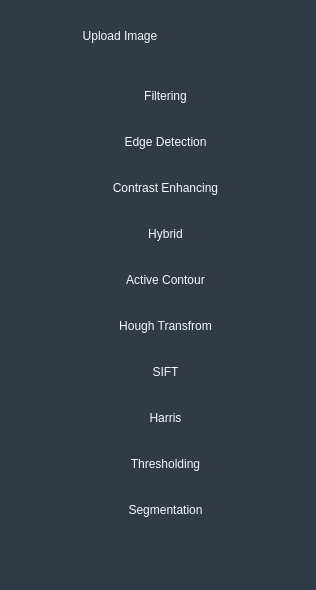
     <widget class="QWidget" name="full_menu_widget" native="true">
      <property name="styleSheet">
       <string notr="true">background-color: rgb(49, 58, 70);

border-radius: 5px;</string>
      </property>
      <layout class="QGridLayout" name="gridLayout_51">
       <item row="0" column="0">
        <widget class="QFrame" name="upload_image_frame">
         <property name="maximumSize">
          <size>
           <width>400</width>
           <height>70</height>
          </size>
         </property>
         <property name="styleSheet">
          <string notr="true">background-color: transparent;
border-radius:5px;</string>
         </property>
         <property name="frameShape">
          <enum>QFrame::StyledPanel</enum>
         </property>
         <property name="frameShadow">
          <enum>QFrame::Raised</enum>
         </property>
         <layout class="QGridLayout" name="gridLayout_9">
          <item row="0" column="1">
           <widget class="QFrame" name="frame_5">
            <property name="minimumSize">
             <size>
              <width>70</width>
              <height>0</height>
             </size>
            </property>
            <property name="maximumSize">
             <size>
              <width>100</width>
              <height>16777215</height>
             </size>
            </property>
            <property name="styleSheet">
             <string notr="true">border : none;
border-radius: 3px;
text-align: center;
color: rgb(120, 133, 150);
 font: 900 10pt;

QFrame QPushButton:hover{
	background-color: rgba(86, 101, 115, 0.5);
}</string>
            </property>
            <property name="frameShape">
             <enum>QFrame::StyledPanel</enum>
            </property>
            <property name="frameShadow">
             <enum>QFrame::Raised</enum>
            </property>
            <layout class="QGridLayout" name="gridLayout_6">
             <item row="0" column="0">
              <widget class="QPushButton" name="pushButton">
               <property name="maximumSize">
                <size>
                 <width>16777215</width>
                 <height>100</height>
                </size>
               </property>
               <property name="styleSheet">
                <string notr="true">QPushButton{
border : none;
border-radius: 3px;
text-align: center;
color: rgb(120, 133, 150);
 font: 900 10pt;
}

QPushButton:hover{
	background-color: rgba(86, 101, 115, 0.5);
}</string>
               </property>
               <property name="text">
                <string/>
               </property>
               <property name="icon">
                <iconset>
                 <normaloff>:/Icons/close.png</normaloff>:/Icons/close.png</iconset>
               </property>
               <property name="iconSize">
                <size>
                 <width>25</width>
                 <height>25</height>
                </size>
               </property>
              </widget>
             </item>
            </layout>
           </widget>
          </item>
          <item row="0" column="0">
           <widget class="QFrame" name="frame_4">
            <property name="minimumSize">
             <size>
              <width>200</width>
              <height>0</height>
             </size>
            </property>
            <property name="maximumSize">
             <size>
              <width>250</width>
              <height>16777215</height>
             </size>
            </property>
            <property name="styleSheet">
             <string notr="true"/>
            </property>
            <property name="frameShape">
             <enum>QFrame::StyledPanel</enum>
            </property>
            <property name="frameShadow">
             <enum>QFrame::Raised</enum>
            </property>
            <layout class="QGridLayout" name="gridLayout_8">
             <item row="0" column="0">
              <widget class="QPushButton" name="BrowseButton">
               <property name="maximumSize">
                <size>
                 <width>16777215</width>
                 <height>70</height>
                </size>
               </property>
               <property name="styleSheet">
                <string notr="true">QPushButton{
border : none;
border-radius: 3px;
text-align: center;
color: rgb(120, 133, 150);
color: rgb(247, 249, 255);
font: 900 12pt &quot;Segoe UI Black&quot;
}

QPushButton:hover{
	background-color: rgba(86, 101, 115, 0.5);
}</string>
               </property>
               <property name="text">
                <string>Upload Image</string>
               </property>
               <property name="icon">
                <iconset>
                 <normaloff>:/Icons/UploadIcon.png</normaloff>:/Icons/UploadIcon.png</iconset>
               </property>
               <property name="iconSize">
                <size>
                 <width>50</width>
                 <height>50</height>
                </size>
               </property>
              </widget>
             </item>
            </layout>
           </widget>
          </item>
         </layout>
        </widget>
       </item>
       <item row="1" column="0">
        <widget class="QFrame" name="frame_83">
         <property name="styleSheet">
          <string notr="true">QFrame QPushButton{
border : none;
border-radius: 3px;
text-align: center;
padding: 8px 0 8px 15px;
color: rgb(120, 133, 150);
color: rgb(247, 249, 255);
font: 900 13pt &quot;Segoe UI Black&quot;
}

QFrame QPushButton:hover{
	background-color: rgba(86, 101, 115, 0.5);
}

QFrame QPushButton:checked{
	color: #fff;
}
</string>
         </property>
         <property name="frameShape">
          <enum>QFrame::StyledPanel</enum>
         </property>
         <property name="frameShadow">
          <enum>QFrame::Raised</enum>
         </property>
         <layout class="QGridLayout" name="gridLayout">
          <item row="3" column="0" colspan="2">
           <widget class="QPushButton" name="hybrid_tab_btn">
            <property name="minimumSize">
             <size>
              <width>0</width>
              <height>40</height>
             </size>
            </property>
            <property name="styleSheet">
             <string notr="true"/>
            </property>
            <property name="text">
             <string>Hybrid</string>
            </property>
            <property name="icon">
             <iconset>
              <normaloff>:/Icons/hybrid.png</normaloff>:/Icons/hybrid.png</iconset>
            </property>
            <property name="iconSize">
             <size>
              <width>40</width>
              <height>40</height>
             </size>
            </property>
            <property name="checkable">
             <bool>true</bool>
            </property>
            <property name="autoExclusive">
             <bool>true</bool>
            </property>
           </widget>
          </item>
          <item row="1" column="0" colspan="2">
           <widget class="QPushButton" name="edge_detection_tab_btrn">
            <property name="minimumSize">
             <size>
              <width>0</width>
              <height>40</height>
             </size>
            </property>
            <property name="styleSheet">
             <string notr="true"/>
            </property>
            <property name="text">
             <string>Edge Detection</string>
            </property>
            <property name="icon">
             <iconset>
              <normaloff>:/Icons/edge_detection2.png</normaloff>:/Icons/edge_detection2.png</iconset>
            </property>
            <property name="iconSize">
             <size>
              <width>40</width>
              <height>40</height>
             </size>
            </property>
            <property name="checkable">
             <bool>true</bool>
            </property>
            <property name="autoExclusive">
             <bool>true</bool>
            </property>
           </widget>
          </item>
          <item row="2" column="0" colspan="2">
           <widget class="QPushButton" name="constrast_tab_btn">
            <property name="minimumSize">
             <size>
              <width>0</width>
              <height>40</height>
             </size>
            </property>
            <property name="styleSheet">
             <string notr="true"/>
            </property>
            <property name="text">
             <string>Contrast Enhancing</string>
            </property>
            <property name="icon">
             <iconset>
              <normaloff>:/Icons/contrast.png</normaloff>:/Icons/contrast.png</iconset>
            </property>
            <property name="iconSize">
             <size>
              <width>40</width>
              <height>40</height>
             </size>
            </property>
            <property name="checkable">
             <bool>true</bool>
            </property>
            <property name="autoExclusive">
             <bool>true</bool>
            </property>
           </widget>
          </item>
          <item row="0" column="0" colspan="2">
           <widget class="QPushButton" name="filtering_tab_btn">
            <property name="minimumSize">
             <size>
              <width>0</width>
              <height>40</height>
             </size>
            </property>
            <property name="styleSheet">
             <string notr="true"/>
            </property>
            <property name="text">
             <string>Filtering</string>
            </property>
            <property name="icon">
             <iconset>
              <normaloff>:/Icons/FilterIcon.png</normaloff>:/Icons/FilterIcon.png</iconset>
            </property>
            <property name="iconSize">
             <size>
              <width>40</width>
              <height>40</height>
             </size>
            </property>
            <property name="checkable">
             <bool>true</bool>
            </property>
            <property name="autoExclusive">
             <bool>true</bool>
            </property>
           </widget>
          </item>
          <item row="8" column="0" colspan="2">
           <widget class="QPushButton" name="threshold_tab_btn">
            <property name="minimumSize">
             <size>
              <width>0</width>
              <height>40</height>
             </size>
            </property>
            <property name="styleSheet">
             <string notr="true"/>
            </property>
            <property name="text">
             <string>Thresholding</string>
            </property>
            <property name="icon">
             <iconset>
              <normaloff>:/Icons/Threshold.jpg</normaloff>:/Icons/Threshold.jpg</iconset>
            </property>
            <property name="iconSize">
             <size>
              <width>40</width>
              <height>40</height>
             </size>
            </property>
            <property name="checkable">
             <bool>true</bool>
            </property>
            <property name="autoExclusive">
             <bool>true</bool>
            </property>
           </widget>
          </item>
          <item row="7" column="0" colspan="2">
           <widget class="QPushButton" name="harris_tab_btn">
            <property name="minimumSize">
             <size>
              <width>0</width>
              <height>40</height>
             </size>
            </property>
            <property name="styleSheet">
             <string notr="true"/>
            </property>
            <property name="text">
             <string>Harris</string>
            </property>
            <property name="icon">
             <iconset>
              <normaloff>:/Icons/harris.png</normaloff>:/Icons/harris.png</iconset>
            </property>
            <property name="iconSize">
             <size>
              <width>40</width>
              <height>40</height>
             </size>
            </property>
            <property name="checkable">
             <bool>true</bool>
            </property>
            <property name="autoExclusive">
             <bool>true</bool>
            </property>
           </widget>
          </item>
          <item row="9" column="0" colspan="2">
           <widget class="QPushButton" name="segmentation_tab_btn">
            <property name="minimumSize">
             <size>
              <width>0</width>
              <height>40</height>
             </size>
            </property>
            <property name="styleSheet">
             <string notr="true"/>
            </property>
            <property name="text">
             <string>Segmentation</string>
            </property>
            <property name="icon">
             <iconset>
              <normaloff>:/Icons/segmentation-icon.png</normaloff>:/Icons/segmentation-icon.png</iconset>
            </property>
            <property name="iconSize">
             <size>
              <width>40</width>
              <height>40</height>
             </size>
            </property>
            <property name="checkable">
             <bool>true</bool>
            </property>
            <property name="autoExclusive">
             <bool>true</bool>
            </property>
           </widget>
          </item>
          <item row="4" column="0" colspan="2">
           <widget class="QPushButton" name="active_contour_tab_btn">
            <property name="minimumSize">
             <size>
              <width>0</width>
              <height>40</height>
             </size>
            </property>
            <property name="styleSheet">
             <string notr="true"/>
            </property>
            <property name="text">
             <string>Active Contour</string>
            </property>
            <property name="icon">
             <iconset>
              <normaloff>:/Icons/Snake.png</normaloff>:/Icons/Snake.png</iconset>
            </property>
            <property name="iconSize">
             <size>
              <width>40</width>
              <height>40</height>
             </size>
            </property>
            <property name="checkable">
             <bool>true</bool>
            </property>
            <property name="autoExclusive">
             <bool>true</bool>
            </property>
           </widget>
          </item>
          <item row="6" column="0" colspan="2">
           <widget class="QPushButton" name="sift_tab_btn">
            <property name="minimumSize">
             <size>
              <width>0</width>
              <height>40</height>
             </size>
            </property>
            <property name="styleSheet">
             <string notr="true"/>
            </property>
            <property name="text">
             <string>SIFT</string>
            </property>
            <property name="icon">
             <iconset>
              <normaloff>:/Icons/SIFT.png</normaloff>:/Icons/SIFT.png</iconset>
            </property>
            <property name="iconSize">
             <size>
              <width>40</width>
              <height>40</height>
             </size>
            </property>
            <property name="checkable">
             <bool>true</bool>
            </property>
            <property name="autoExclusive">
             <bool>true</bool>
            </property>
           </widget>
          </item>
          <item row="5" column="0" colspan="2">
           <widget class="QPushButton" name="hough_transfrom_tab_btn">
            <property name="minimumSize">
             <size>
              <width>0</width>
              <height>40</height>
             </size>
            </property>
            <property name="styleSheet">
             <string notr="true"/>
            </property>
            <property name="text">
             <string>Hough Transfrom</string>
            </property>
            <property name="icon">
             <iconset>
              <normaloff>:/Icons/hough_transform_icon-removebg-preview.png</normaloff>:/Icons/hough_transform_icon-removebg-preview.png</iconset>
            </property>
            <property name="iconSize">
             <size>
              <width>40</width>
              <height>40</height>
             </size>
            </property>
            <property name="checkable">
             <bool>true</bool>
            </property>
            <property name="autoExclusive">
             <bool>true</bool>
            </property>
           </widget>
          </item>
          <item row="10" column="0" colspan="2">
           <spacer name="verticalSpacer_8">
            <property name="orientation">
             <enum>Qt::Vertical</enum>
            </property>
            <property name="sizeHint" stdset="0">
             <size>
              <width>20</width>
              <height>40</height>
             </size>
            </property>
           </spacer>
          </item>
         </layout>
        </widget>
       </item>
      </layout>
     </widget>
